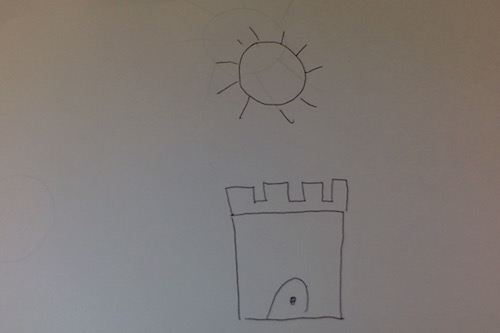
#> input picture flask/images/test7.png, 500 x 333 px
$ python -i main.py   (imports and definitions only)
#> lines starting #> are read from the running program, lines starting #| are printed output that depends on the picture; after the words box and inside, x2 and y2 are one past the last pixel; in counts of white or black regions, pixels touching at a corner belong together
#!/usr/bin/env python3
# -*- coding: utf-8 -*-
"""
Created on Sun Mar  3 09:15:04 2019

@author: 2020shatgiskessell
"""
# [1 line not run here, left out]
import cv2
import numpy as np
import timeit
from sklearn.ensemble import RandomForestClassifier
from sklearn.externals import joblib
from keras.models import Sequential
from keras.layers import Dense, Dropout, Flatten
from keras.layers.convolutional import Conv2D, MaxPooling2D
from keras.utils import np_utils
from keras import backend as K
# [6 lines not run here, left out]

start = timeit.default_timer()

def isolate_doodle(doodle):
    doodles = []
    xs = []
    ys = []
    imgray = cv2.cvtColor(doodle, cv2.COLOR_BGR2GRAY)
    _, thresh = cv2.threshold(imgray, 100,255, cv2.THRESH_BINARY)
#    kernel = np.ones((3,1),np.uint8)
#    doodle = cv2.erode(thresh, kernel, 1)
#    doodle = cv2.dilate(doodle,kernel,1 )
    doodle = thresh
    contours, hierarchy = cv2.findContours(doodle, cv2.RETR_TREE, cv2.CHAIN_APPROX_SIMPLE)

    c = max(contours, key = cv2.contourArea)
    try:
        contours.remove(c)
    except ValueError:
        pass


    doodle = cv2.cvtColor(doodle, cv2.COLOR_GRAY2BGR)
    for i in range(len(contours)):
        contour = contours[i]
        x,y,w,h = cv2.boundingRect(contour)
        xs.append(x)
        ys.append(y)
        area = cv2.contourArea(contour)
        if area >1000 and hierarchy[0,i,2]==-1:
            doodle_img = doodle[y-2: y+h+2, x-2: x+w+2]
            #doodle = cv2.rectangle(doodle,(x-2,y-2),(x+w+2,y+h+2),(0,255,0),2)
            #cv2.imshow("doodle img", doodle_img)
            #cv2.waitKey(0)
            doodles.append(doodle_img)
            #cv2.drawContours(doodle, [contour], 0, (0,255,0),-1)
    return thresh, doodles, xs, ys


# [97 lines left out: functions cnn_model, cnn, quick_draw2, not called in this run]


def array_change(arr3):
    arr = []
    for i in range(len(arr3)):
        for j in range(len(arr3[0])):
            if arr3[i][j][0] == 255:
                arr3[i][j] = 0
            else:
                arr3[i][j] = 1
            arr.append(arr3[i][j])
    return arr


def main(img):
    identified_images = []
    h,w,c = img.shape
    blank_image = cv2.imread("/Users/2020shatgiskessell/Desktop/ANND/blank.png")
    label_dict = {0: 'house', 1: 'castle', 2: 'cake', 3:'dog', 4: 'face', 5: 'computer', 6: 'sun', 7: 'airplane', 8:'cloud', 9: 'apple'}
    doodle_images = []
    doodle_images_h = []
    doodle_images_w = []
    image, doodles,xs,ys = isolate_doodle(img)
    for i in range (len(doodles)):
        doodle = doodles[i]
        h,w, c = doodle.shape
        doodle = cv2.resize(doodle, (28,28))
        doodle = doodle.tolist()
    #
        doodle = array_change(doodle)
        doodle = np.array(doodle)
        doodle_images_h.append(h)
        doodle_images_w.append(w)
        doodle_images.append(doodle)

    loaded_model = joblib.load('finalized_model.sav')
    #result = loaded_model.predict(doodle_images)
    result = loaded_model.predict(doodle_images)
    for i in range(len(result)):
        identified = str(label_dict.get(int(result[i])))
        #pred = quick_draw (doodle_images)
        print("prediction is: " + identified)
        identified_image = cv2.imread("/Users/2020shatgiskessell/Desktop/ANND/" + identified + ".png")
        identified_image = cv2.resize(identified_image, (doodle_images_h[i],doodle_images_w[i]))
        offset = 0
        blank_image[ys[i]:ys[i]+identified_image.shape[0] + offset, xs[i]:xs[i]+identified_image.shape[1] + offset] = identified_image
    cv2.imshow("blank_image", blank_image)
    cv2.imshow("original", img)
    cv2.waitKey(0)
#quick_draw2 ()
# [1 line not run here, left out]
stop = timeit.default_timer()
# [1 line not run here, left out]

# [6 lines of commented-out code are left out]

>>> import cv2
>>> picture = cv2.imread('../images/test7.png')
#> picture is the input picture: shape (333, 500, 3); mean B, G, R 117.9, 121.2, 127.2
>>> result = main(picture)
#> in isolate_doodle, `_, thresh = cv2.threshold(imgray, 100,255, cv2.THRESH_BINARY)`:
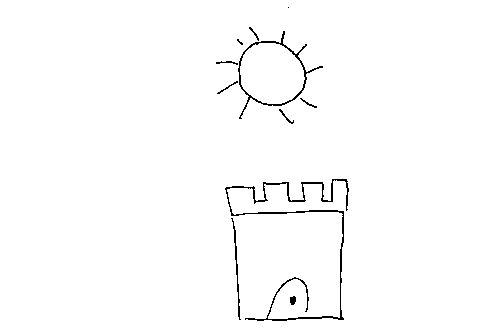
#> thresh: shape (333, 500); 98.7% white; black in thin lines or dots, all inside (x1, y1, x2, y2) = (216, 7, 349, 321)
#> in isolate_doodle, `contours, hierarchy = cv2.findContours(doodle, cv2.RETR_TREE, cv2.CHAI..`: contours = 13 contours, 1 with area under 20; largest, box (x1, y1, x2, y2) and area: (0, 0, 500, 333) 165668, (237, 30, 324, 120) 3784, (240, 43, 305, 104) 3035, (224, 178, 350, 322) 1869, (230, 217, 242, 321) 272
#> in isolate_doodle, `c = max(contours, key = cv2.contourArea)`: c = [[0, 0], [0, 332], [499, 332], [499, 0]]
#> the loop in isolate_doodle, `for i in range(len(contours)):` made 12 passes
#> (x, y, w, h, area) on passes 1 to 11: (289, 295, 8, 11, 55.5), (230, 217, 12, 104, 272), (224, 178, 126, 144, 1869), (278, 108, 17, 17, 60), (299, 97, 19, 12, 51.5), (216, 80, 23, 15, 59.5), (215, 60, 24, 6, 60), (236, 38, 8, 8, 21.5), (237, 30, 87, 90, 3784), (240, 43, 65, 61, 3035), (248, 26, 12, 16, 44.5)
#> pass 3, in isolate_doodle, `doodle_img = doodle[y-2: y+h+2, x-2: x+w+2]`:
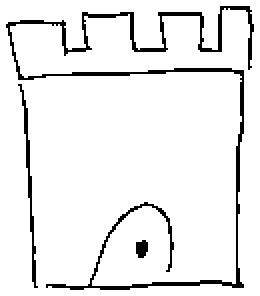
#> doodle_img: shape (148, 130, 3) (shown 2 times larger); 92.7% white; black in thin lines or dots
#> after the loop in isolate_doodle, `for i in range(len(contours)):`: doodles = 2 items; xs = [289, 230, 224, 278, 299, 216, 215, 236, 237, 240, 248, 287]; ys = [295, 217, 178, 108, 97, 80, 60, 38, 30, 43, 26, 6]
#> in main, `image, doodles,xs,ys = isolate_doodle(img)`: doodles = 2 items
#> the loop in main, `for i in range (len(doodles)):` made 2 passes
#> (h, w, c) on passes 1 to 2: (148, 130, 3), (94, 91, 3)
#> pass 1, in main, `doodle = cv2.resize(doodle, (28,28))`:
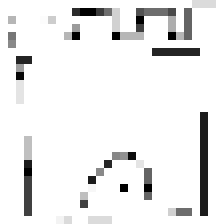
#> doodle: shape (28, 28, 3) (shown 8 times larger); min 0, max 255, mean 236.5
#> pass 2, in main, `doodle = doodles[i]`:
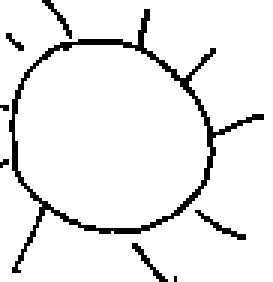
#> doodle: shape (94, 91, 3) (shown 3 times larger); 92.7% white; black in thin lines or dots
#> pass 2, in main, `doodle = cv2.resize(doodle, (28,28))`:
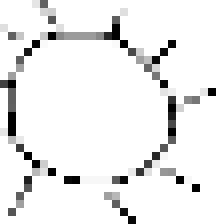
#> doodle: shape (28, 28, 3) (shown 8 times larger); min 0, max 255, mean 236.6
#> after the loop in main, `for i in range (len(doodles)):`: doodle_images_h = [148, 94]; doodle_images_w = [130, 91]
#> (the run stopped early here; a loop or call above may not have finished)
